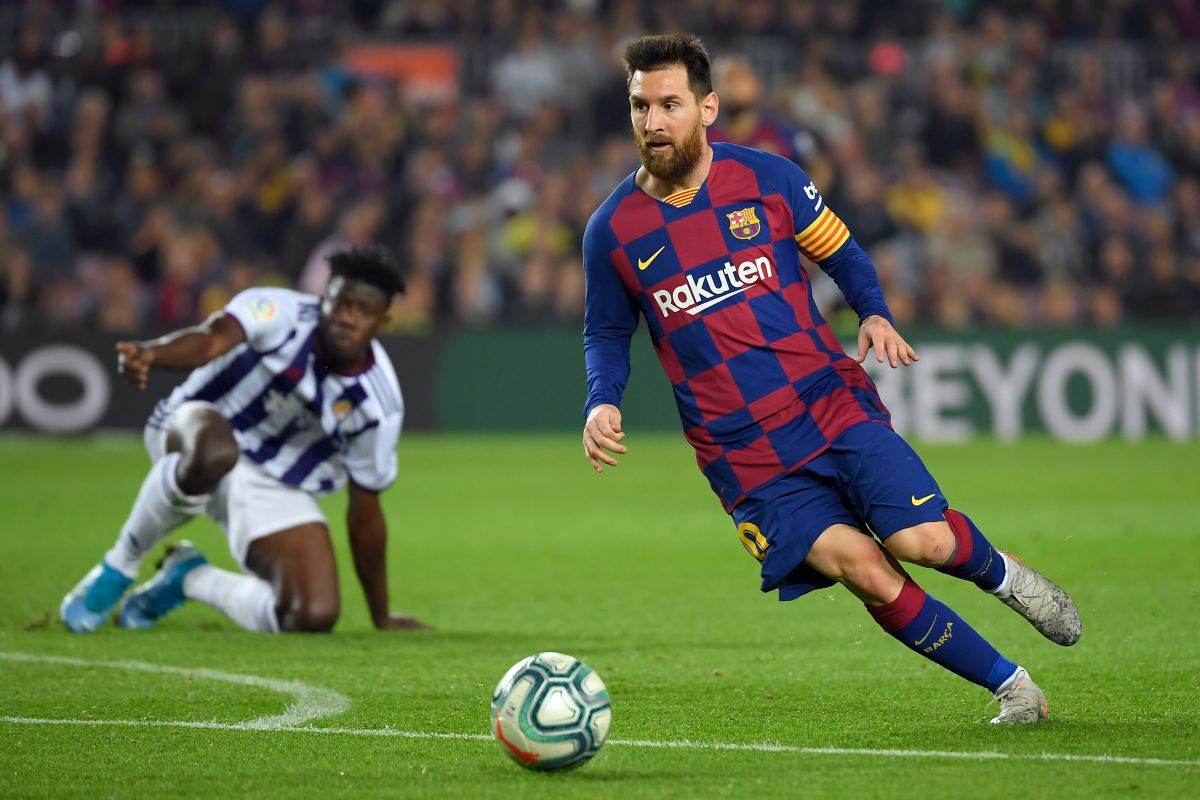
#> input picture CV/OpenCVpythonCrashCourseTwo/Photos/messi_img.jpeg, 1200 x 800 px
$ python canny.py
#> lines starting #> are read from the running program, lines starting #| are printed output that depends on the picture; after the words box and inside, x2 and y2 are one past the last pixel; in counts of white or black regions, pixels touching at a corner belong together
import cv2
import matplotlib.pyplot as plt
import numpy as np


messi_img = cv2.imread('Photos/messi_img.jpeg', 0)
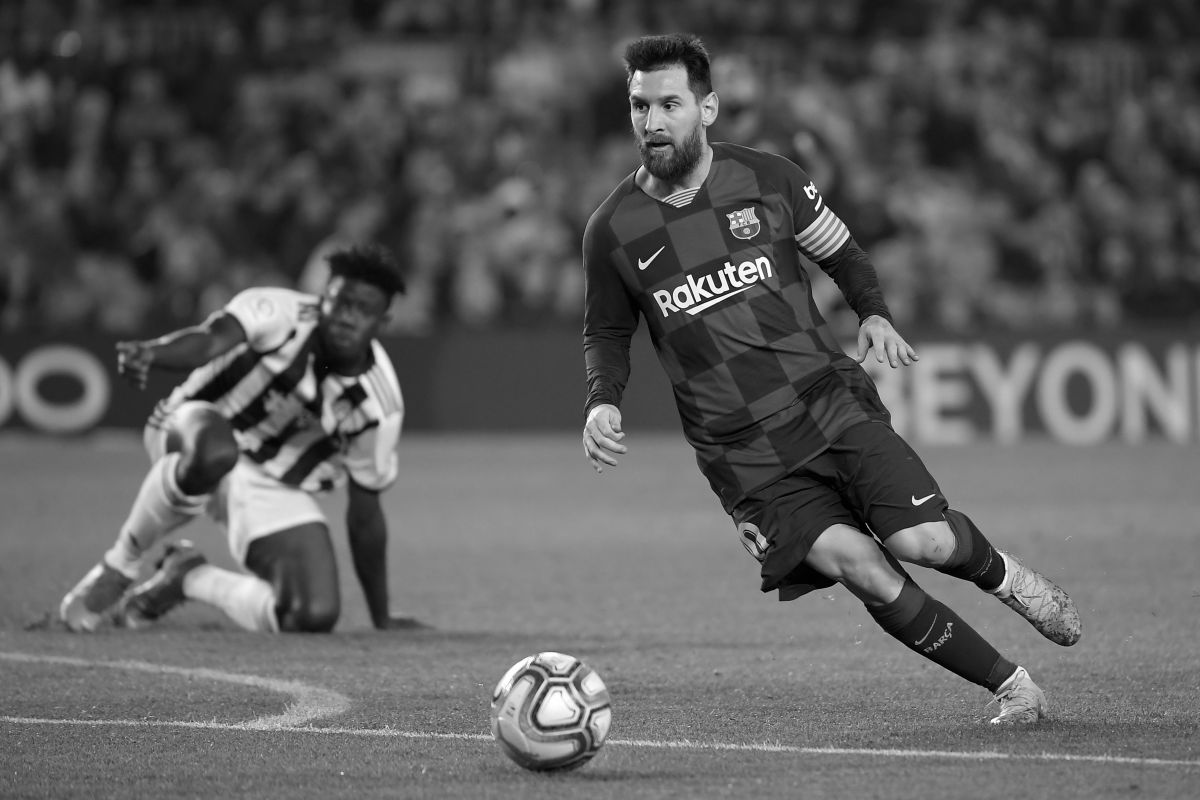
#> messi_img: shape (800, 1200); min 0, max 255, mean 93.1
cv2.imshow('messi_img', messi_img)


""" These is the better edge detection function ...... """
canny_img = cv2.Canny(messi_img, 100, 200)
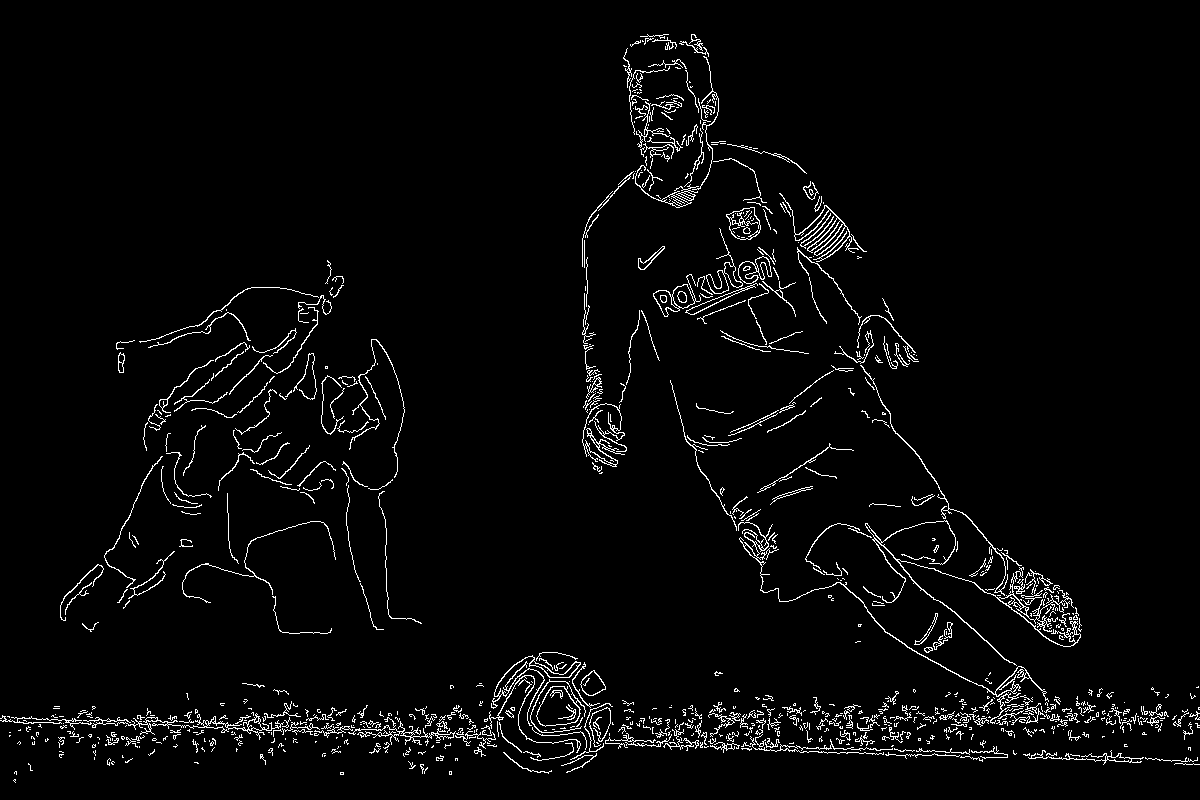
#> canny_img: shape (800, 1200); 3.1% white in thin lines or dots

names  = ["messi_img", 'canny_img']
images = [messi_img, canny_img]


for i in range(len(names)):
    plt.subplot(1, 2, i+1), plt.imshow(images[i], 'gray')
    plt.title(names[i])
    plt.xticks([]), plt.yticks([])

plt.show()
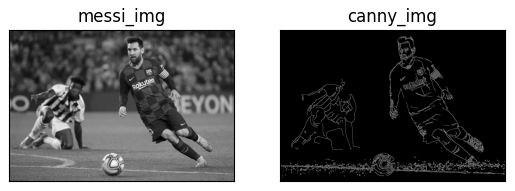
#> figure drawn by matplotlib, 2 panels


cv2.waitKey(0)
cv2.destroyAllWindows()

$ run again, with CV/OpenCVpythonCrashCourseTwo/Photos/cat.jpeg copied over CV/OpenCVpythonCrashCourseTwo/Photos/messi_img.jpeg
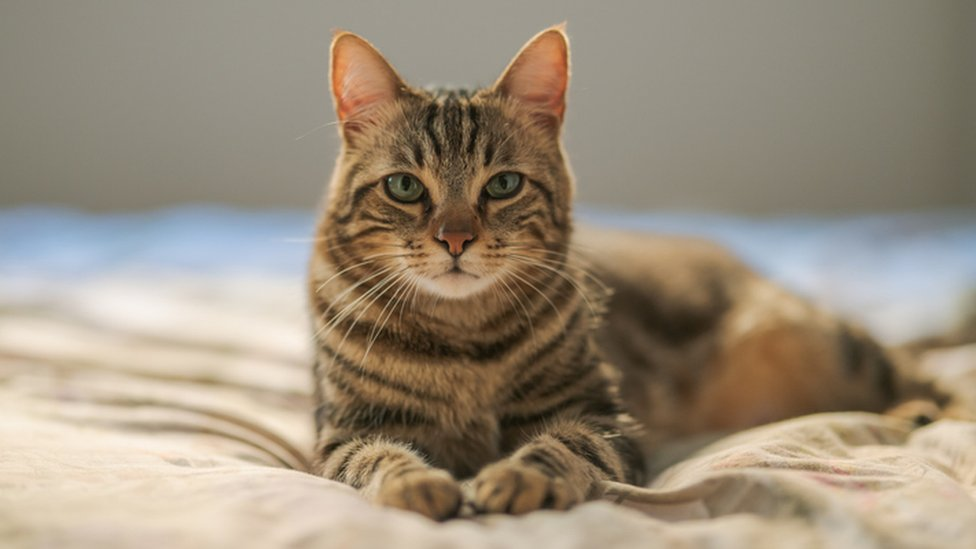
#> input picture CV/OpenCVpythonCrashCourseTwo/Photos/cat.jpeg, 976 x 549 px
#> `canny_img = cv2.Canny(messi_img, 100, 200)`:
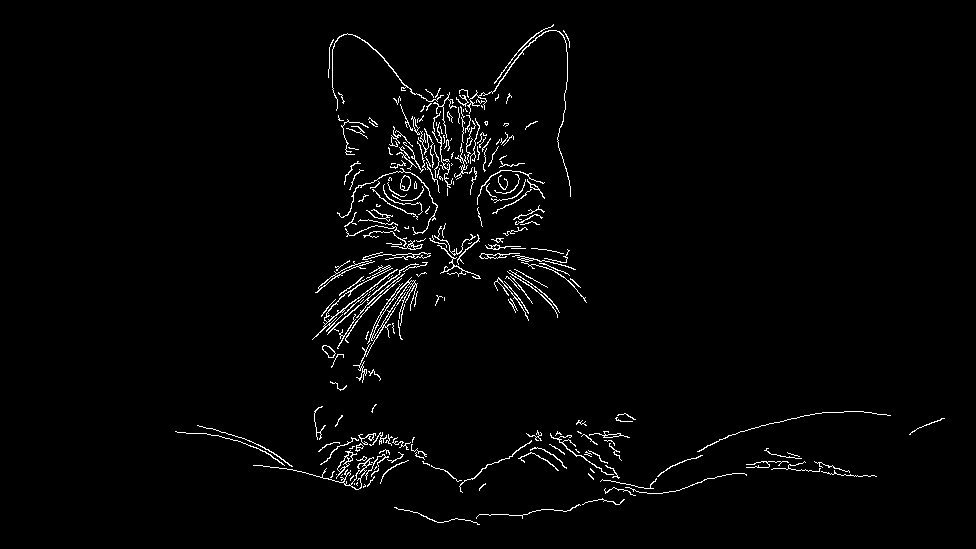
#> canny_img: shape (549, 976); 2.1% white in thin lines or dots, all inside (x1, y1, x2, y2) = (175, 24, 945, 525)
#> `plt.show()`:
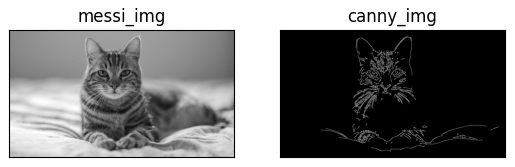
#> figure drawn by matplotlib, 2 panels

$ run again, with CV/OpenCVpythonCrashCourseTwo/Photos/sudoku_img.jpeg copied over CV/OpenCVpythonCrashCourseTwo/Photos/messi_img.jpeg
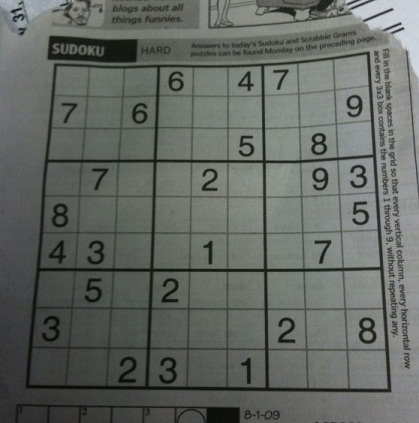
#> input picture CV/OpenCVpythonCrashCourseTwo/Photos/sudoku_img.jpeg, 419 x 423 px
#> `canny_img = cv2.Canny(messi_img, 100, 200)`:
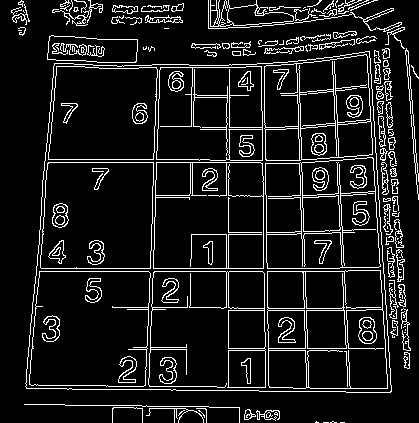
#> canny_img: shape (423, 419); 10.3% white in thin lines or dots
#> `plt.show()`:
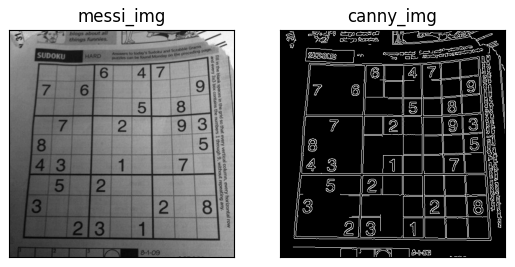
#> figure drawn by matplotlib, 2 panels
